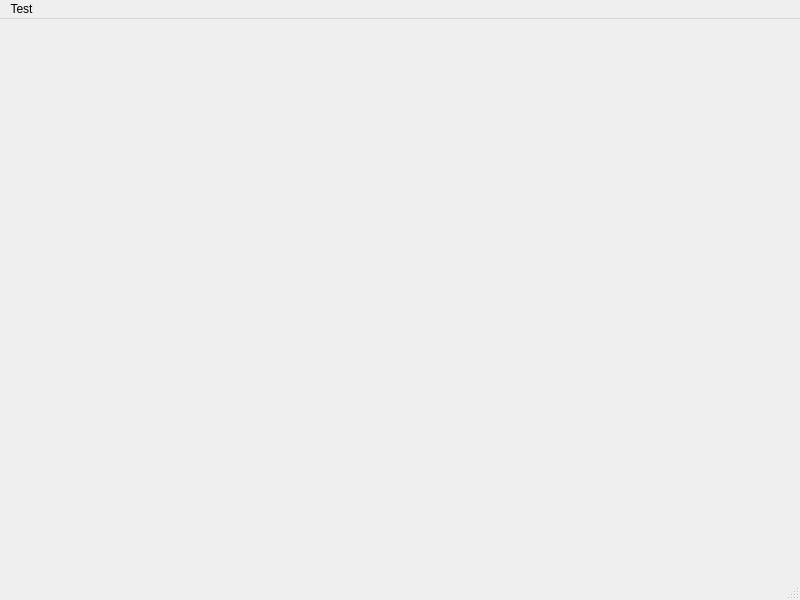
<?xml version="1.0" encoding="UTF-8"?>
<ui version="4.0">
 <class>MainWindow</class>
 <widget class="QMainWindow" name="MainWindow">
  <property name="geometry">
   <rect>
    <x>0</x>
    <y>0</y>
    <width>800</width>
    <height>600</height>
   </rect>
  </property>
  <property name="windowTitle">
   <string>MainWindow</string>
  </property>
  <property name="windowIcon">
   <iconset>
    <normaloff>../../../../OneDrive/Pictures/K_Daras_2014bw.jpg</normaloff>../../../../OneDrive/Pictures/K_Daras_2014bw.jpg</iconset>
  </property>
  <widget class="QWidget" name="centralwidget"/>
  <widget class="QMenuBar" name="menubar">
   <property name="geometry">
    <rect>
     <x>0</x>
     <y>0</y>
     <width>800</width>
     <height>20</height>
    </rect>
   </property>
   <widget class="QMenu" name="menuTest">
    <property name="title">
     <string>Test</string>
    </property>
    <addaction name="actionView"/>
   </widget>
   <addaction name="menuTest"/>
  </widget>
  <widget class="QStatusBar" name="statusbar"/>
  <action name="actionView">
   <property name="text">
    <string>View</string>
   </property>
  </action>
 </widget>
 <resources/>
 <connections/>
</ui>
